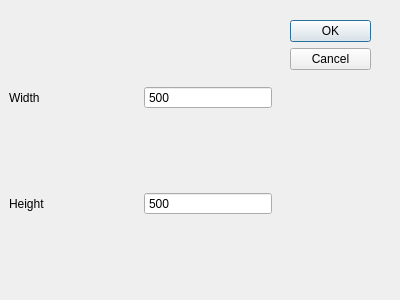
<?xml version="1.0" encoding="UTF-8"?>
<ui version="4.0">
 <class>CanvasDialog</class>
 <widget class="QDialog" name="CanvasDialog">
  <property name="geometry">
   <rect>
    <x>0</x>
    <y>0</y>
    <width>400</width>
    <height>300</height>
   </rect>
  </property>
  <property name="windowTitle">
   <string>Dialog</string>
  </property>
  <widget class="QDialogButtonBox" name="buttonBox">
   <property name="geometry">
    <rect>
     <x>290</x>
     <y>20</y>
     <width>81</width>
     <height>241</height>
    </rect>
   </property>
   <property name="orientation">
    <enum>Qt::Orientation::Vertical</enum>
   </property>
   <property name="standardButtons">
    <set>QDialogButtonBox::StandardButton::Cancel|QDialogButtonBox::StandardButton::Ok</set>
   </property>
  </widget>
  <widget class="QFrame" name="sizeFrame">
   <property name="geometry">
    <rect>
     <x>0</x>
     <y>0</y>
     <width>281</width>
     <height>301</height>
    </rect>
   </property>
   <property name="frameShape">
    <enum>QFrame::Shape::NoFrame</enum>
   </property>
   <property name="frameShadow">
    <enum>QFrame::Shadow::Raised</enum>
   </property>
   <layout class="QGridLayout" name="gridLayout">
    <item row="0" column="0">
     <widget class="QLabel" name="widthLabel">
      <property name="text">
       <string>Width</string>
      </property>
     </widget>
    </item>
    <item row="0" column="1">
     <widget class="QSpinBox" name="widthSpin">
      <property name="buttonSymbols">
       <enum>QAbstractSpinBox::ButtonSymbols::NoButtons</enum>
      </property>
      <property name="minimum">
       <number>1</number>
      </property>
      <property name="maximum">
       <number>9999</number>
      </property>
      <property name="value">
       <number>500</number>
      </property>
     </widget>
    </item>
    <item row="1" column="0">
     <widget class="QLabel" name="heightLabel">
      <property name="text">
       <string>Height</string>
      </property>
     </widget>
    </item>
    <item row="1" column="1">
     <widget class="QSpinBox" name="heightSpin">
      <property name="buttonSymbols">
       <enum>QAbstractSpinBox::ButtonSymbols::NoButtons</enum>
      </property>
      <property name="minimum">
       <number>1</number>
      </property>
      <property name="maximum">
       <number>9999</number>
      </property>
      <property name="value">
       <number>500</number>
      </property>
     </widget>
    </item>
   </layout>
  </widget>
  <zorder>sizeFrame</zorder>
  <zorder>buttonBox</zorder>
 </widget>
 <resources/>
 <connections>
  <connection>
   <sender>buttonBox</sender>
   <signal>accepted()</signal>
   <receiver>CanvasDialog</receiver>
   <slot>accept()</slot>
   <hints>
    <hint type="sourcelabel">
     <x>248</x>
     <y>254</y>
    </hint>
    <hint type="destinationlabel">
     <x>157</x>
     <y>274</y>
    </hint>
   </hints>
  </connection>
  <connection>
   <sender>buttonBox</sender>
   <signal>rejected()</signal>
   <receiver>CanvasDialog</receiver>
   <slot>reject()</slot>
   <hints>
    <hint type="sourcelabel">
     <x>316</x>
     <y>260</y>
    </hint>
    <hint type="destinationlabel">
     <x>286</x>
     <y>274</y>
    </hint>
   </hints>
  </connection>
 </connections>
</ui>
